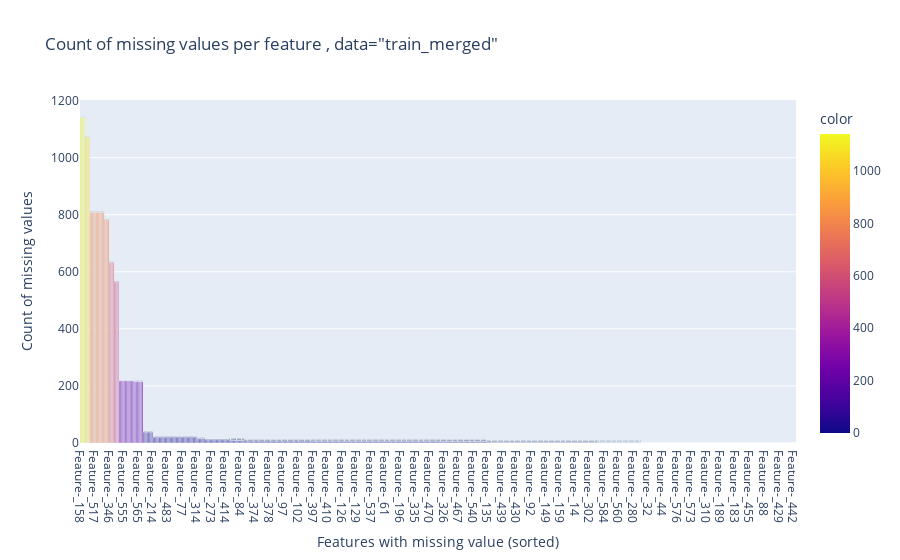

Write notebook code for a chart like this one.
### Code cell
#missing value analysis in training data, histogram, threshold defintion

df=X_train.isna().sum().sort_values(ascending=False)
fig = px.bar(x=df.index, 
             y = df, 
             title='Count of missing values per feature , data="train_merged"',
             text = round(df,1), color=df)
fig.update_xaxes(title_text='Features with missing value (sorted)',type='category')
fig.update_yaxes(title_text='Count of missing values')
fig.show()

### Figure 1 — Plotly figure (JSON) as saved in the notebook; plotly's stock layout.template omitted (floating-point values rounded to 4 significant figures; data arrays with more than 128 entries replaced by an {"elided": "..."} marker saying what was removed)
{"data": [{"alignmentgroup": "True", "hovertemplate": "x=%{x}<br>y=%{y}<br>text=%{text}<br>color=%{marker.color}<extra></extra>", "legendgroup": "", "marker": {"color": {"elided": "590 int values"}, "coloraxis": "coloraxis", "pattern": {"shape": ""}}, "name": "", "offsetgroup": "", "orientation": "v", "showlegend": false, "text": {"elided": "590 int values"}, "textposition": "auto", "type": "bar", "x": {"elided": "590 str values"}, "xaxis": "x", "y": {"elided": "590 int values"}, "yaxis": "y"}], "layout": {"barmode": "relative", "coloraxis": {"colorbar": {"title": {"text": "color"}}, "colorscale": [[0, "#0d0887"], [0.1111, "#46039f"], [0.2222, "#7201a8"], [0.3333, "#9c179e"], [0.4444, "#bd3786"], [0.5556, "#d8576b"], [0.6667, "#ed7953"], [0.7778, "#fb9f3a"], [0.8889, "#fdca26"], [1, "#f0f921"]]}, "legend": {"tracegroupgap": 0}, "title": {"text": "Count of missing values per feature , data=\"train_merged\""}, "xaxis": {"anchor": "y", "domain": [0, 1], "title": {"text": "Features with missing value (sorted)"}, "type": "category"}, "yaxis": {"anchor": "x", "domain": [0, 1], "title": {"text": "Count of missing values"}}}}
